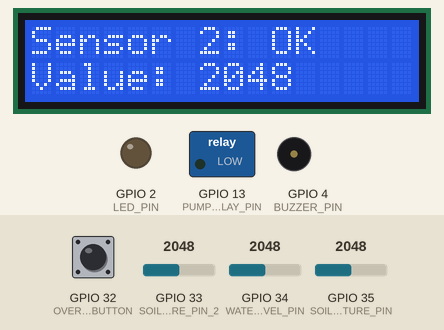
Simulated run of this sketch. Board: ESP32. Parts: 16×2 character LCD, switched loads named in the sketch (green lamp = pin HIGH), output pins drawn as LEDs (lit = HIGH), buzzer (waves = sounding, pin HIGH). The test bench sets the inputs (shaded band); at power-on: GPIO 33 (SOIL_MOISTURE_PIN_2) = 2048, GPIO 34 (WATER_LEVEL_PIN) = 2048, GPIO 32 (OVERRIDE_BUTTON) HIGH, GPIO 35 (SOIL_MOISTURE_PIN) = 2048. What the sketch prints to the serial monitor is not drawn.

Above: at 4.2 s.
4.3 s: GPIO 33 (SOIL_MOISTURE_PIN_2) set to 2540
At 5.9 s:
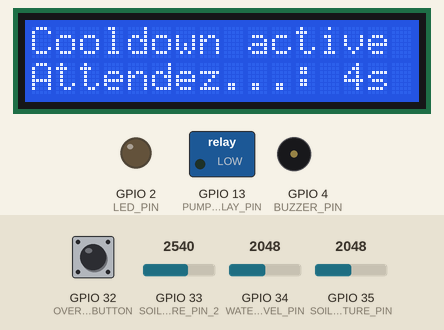
7.3 s: GPIO 34 (WATER_LEVEL_PIN) set to 529
10.3 s: GPIO 34 (WATER_LEVEL_PIN) set to 457
At 11.1 s:
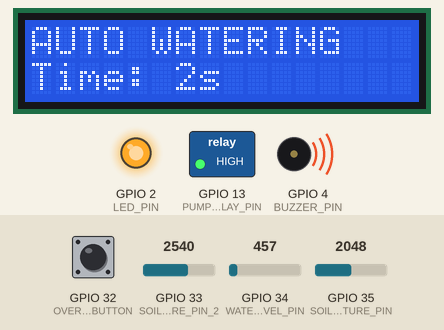
13.3 s: GPIO 32 (OVERRIDE_BUTTON) pulled LOW for 0.6 s
At 14.7 s:
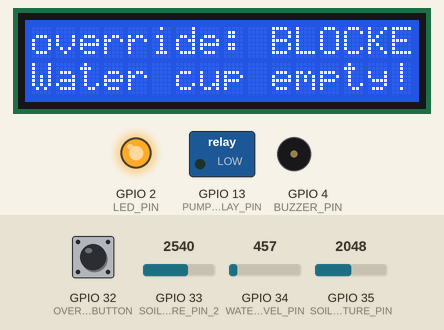
16.9 s: GPIO 34 (WATER_LEVEL_PIN) set to 540
At 18.1 s:
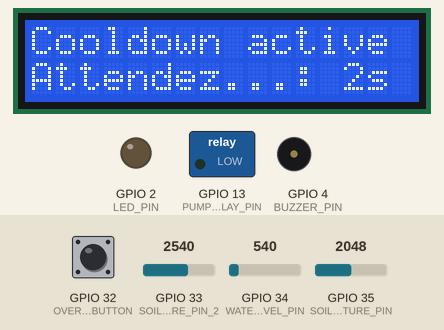
19.9 s: GPIO 33 (SOIL_MOISTURE_PIN_2) set to 2468
At 20.6 s:
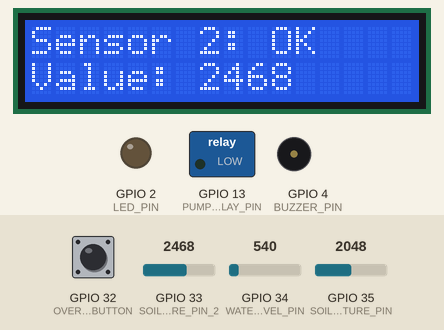
Timing chart, 0 to 22.8 s (numbered marks = the images above; inputs shaded):
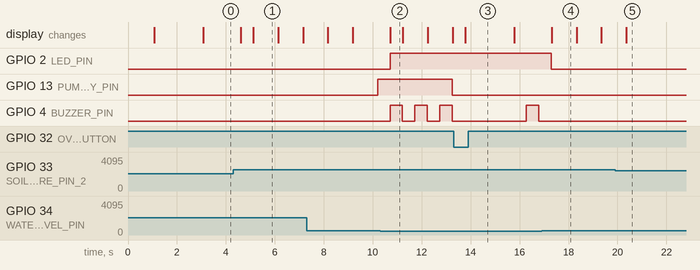

Measured:
- the behaviour switches between 500 and 499 on GPIO 34 (WATER_LEVEL_PIN) (found by bisection; images 1 and 2)
- the behaviour switches between 2501 and 2500 on GPIO 33 (SOIL_MOISTURE_PIN_2) (found by bisection; images 4 and 5)
- after the input at 4.3 s, the display: first changes after 0.30 s (image 1 shows a later state)
- after the input at 10.3 s, GPIO 2 (LED_PIN): LOW → HIGH after 0.41 s; GPIO 4 (BUZZER_PIN): alternates HIGH for 0.51 s and LOW for 0.51 s, starting after 0.41 s
- after the input at 13.3 s, the display: changes after 0.47 s (image 3)
- after the input at 16.9 s, GPIO 2 (LED_PIN): HIGH → LOW after 0.40 s; GPIO 4 (BUZZER_PIN): stops changing and stays LOW; the display: changes after 0.41 s (image 4)
- after the input at 19.9 s, GPIO 13 (PUMP_RELAY_PIN): stays LOW (without the input it goes to HIGH after 0.46 s); the display: changes after 0.47 s (image 5)

The sketch:

plant.ino
```cpp
/*
 * ESP32 Plant Watering System with Servo
 *
 * Connections:
 * Water Level Sensor:
 *   VCC -> ESP32 3V3
 *   GND -> ESP32 GND
 *   Signal -> ESP32 GPIO 34
 *
 * Ultrasonic Sensor (HC-SR04):
 *   VCC -> ESP32 5V
 *   GND -> ESP32 GND
 *   Trig -> ESP32 GPIO 5
 *   Echo -> ESP32 GPIO 18
 *
 * Servo Motor:
 *   VCC -> External 5V power supply
 *   GND -> ESP32 GND + External power supply GND (common ground)
 *   Signal -> ESP32 GPIO 13
 *
 * Soil moisture 1
 * pin 35
 * Soil moisture 1
 * pin 33
 * LCD1602 Module (Parallel):
 *   VSS -> ESP32 GND
 *   VDD -> ESP32 5V (or 3V3)
 *   V0 -> 10K potentiometer (for contrast adjustment)
 *   RS -> ESP32 GPIO 19
 *   RW -> ESP32 GND
 *   E -> ESP32 GPIO 23
 *   D4 -> ESP32 GPIO 25
 *   D5 -> ESP32 GPIO 27
 *   D6 -> ESP32 GPIO 26
 *   D7 -> ESP32 GPIO 15
 *   A (backlight +) -> ESP32 5V
 *   K (backlight -) -> ESP32 GND
 *
 * LED:
 *   GPIO 2 -> 220Ω resistor -> LED (+) -> GND
 * BUzzer
 * GPIO pin 04
 * other leg -> GND
 */

#include <LiquidCrystal.h>


// Pin Definitions
const int WATER_LEVEL_PIN = 34;
const int SOIL_MOISTURE_PIN = 35;
const int SOIL_MOISTURE_PIN_2 = 33;
const int BUZZER_PIN = 4;

const int LED_PIN = 2;
const int OVERRIDE_BUTTON= 32;

const int PUMP_RELAY_PIN      = 13;

// LCD pins: RS, E, D4, D5, D6, D7
LiquidCrystal lcd(19, 23, 25, 27, 26, 14);


// Thresholds
const int LOW_WATER_THRESHOLD = 500;
const int DRY_SOIL_THRESHOLD = 2500;  // Adjust


// Timing variables
unsigned long lastWateringTime = 0;
const unsigned long WATERING_COOLDOWN = 10000;  // 10 seconds for testing
const unsigned long WATERING_DURATION = 3000;    // 3 seconds pour time


unsigned long lastBuzzerBeep = 0;
const unsigned long BUZZER_BEEP_INTERVAL = 2000;  // Beep every 2 seconds
const int BUZZER_BEEP_DURATION = 200;  // 200ms beep
bool buzzerState = false;

unsigned long lastDisplaySwitch = 0;
const unsigned long DISPLAY_SWITCH_INTERVAL = 3000;
bool showingSensor1 = true;
// State variables
int waterLevelValue = 0;
int soilMoistureValue = 0;
int soilMoistureValue2 = 0;  // Second sensor

bool isSoilDry = false;
bool isSoilDry2 = false;
bool isAnySoilDry = false;
bool isWaterLow = false;
bool isWatering = false;
bool isOverrideMode = false;

unsigned long lastButtonPress = 0 ;
const unsigned long  BUTTON_DEBOUNCE = 500 ;
void setup() {
  Serial.begin(115200);
  delay(1000);

  // Pin setup
  pinMode(WATER_LEVEL_PIN, INPUT);
  pinMode(SOIL_MOISTURE_PIN, INPUT);

  pinMode(SOIL_MOISTURE_PIN_2, INPUT);
  pinMode(BUZZER_PIN, OUTPUT);

  digitalWrite(BUZZER_PIN, LOW);

  pinMode(LED_PIN, OUTPUT);
  pinMode(OVERRIDE_BUTTON, INPUT_PULLUP);
  digitalWrite(LED_PIN, LOW);

  pinMode(PUMP_RELAY_PIN, OUTPUT);
digitalWrite(PUMP_RELAY_PIN, LOW);

  // LCD setup
  lcd.begin(16, 2);
  lcd.clear();

  lcd.setCursor(0, 0);
  lcd.print("Plant Watering");
  lcd.setCursor(0, 1);
  //lcd.print("TEST MODE!");

  // Calibration info ONLY FOR TESTING
/*Serial.println("CALIBRATION MODE:");
Serial.println("Monitor soil moisture values for 30 seconds...\n");

// Read soil for calibration
for (int i = 0; i < 30; i++) {
  int reading = analogRead(SOIL_MOISTURE_PIN);
  Serial.print("Soil Reading: ");
  Serial.println(reading);
  delay(1000);
}

Serial.println("\nCalibration complete!");
Serial.println("Adjust DRY_SOIL_THRESHOLD in code if needed.\n");*/
  delay(2000);
  lcd.clear();
}

void loop() {
   // Read sensors
  waterLevelValue = analogRead(WATER_LEVEL_PIN);
  soilMoistureValue = analogRead(SOIL_MOISTURE_PIN);
  soilMoistureValue2 = analogRead(SOIL_MOISTURE_PIN_2);

  // Update sensor states
  isWaterLow = (waterLevelValue < LOW_WATER_THRESHOLD);
  isSoilDry = (soilMoistureValue > DRY_SOIL_THRESHOLD);
  isSoilDry2 = (soilMoistureValue2 > DRY_SOIL_THRESHOLD);
  isAnySoilDry = (isSoilDry || isSoilDry2);

  // Update LED
  digitalWrite(LED_PIN, isWaterLow ? HIGH : LOW);
  handleBuzzer();

  // Check override button
  checkOverrideButton();

  // Main watering logic
  unsigned long currentTime = millis();

  if (!isWatering) {
    // Not currently watering - check if we should start
    if (isAnySoilDry && !isWaterLow) {
      // Automatic mode: check cooldown
      if (currentTime - lastWateringTime > WATERING_COOLDOWN) {
        startWatering(false);  // false = automatic mode
      } else {
        // Still in cooldown
        lcd.setCursor(0, 0);
        lcd.print("Cooldown active ");
        lcd.setCursor(0, 1);
        unsigned long timeLeft = (WATERING_COOLDOWN - (currentTime - lastWateringTime)) / 1000;
        lcd.print("Attendez...: ");
        lcd.print(timeLeft);
        lcd.print("s     ");
      }
    } else {
      // Normal display
      updateDisplay();
    }
  } else {
    // Currently watering - check if time to stop
    if (currentTime - lastWateringTime > WATERING_DURATION) {
      stopWatering();
    } else {
      // Show watering progress
      lcd.setCursor(0, 0);
      lcd.print(isOverrideMode ? "MANUAL WATER   " : "AUTO WATERING  ");
      lcd.setCursor(0, 1);
      unsigned long timeLeft = (WATERING_DURATION - (currentTime - lastWateringTime)) / 1000;
      lcd.print("Time: ");
      lcd.print(timeLeft);
      lcd.print("s       ");
    }
  }

  // Serial output
  printStatus();

  delay(500);
}

//BUZZer
void handleBuzzer() {
  static unsigned long lastChange = 0;
  static uint8_t state = 0;   // 0–5 states in the pattern
  const unsigned long shortBeep = 80;   // ms buzzer ON
  const unsigned long shortGap  = 80;   // ms between beeps
  const unsigned long longPause = 1000; // ms after 3rd beep

  if (!isWaterLow) {
    digitalWrite(BUZZER_PIN, LOW);
    state = 0;
    lastChange = millis();
    return;
  }

  unsigned long now = millis();

  switch (state) {
    case 0: // Beep 1 ON
      digitalWrite(BUZZER_PIN, HIGH);
      if (now - lastChange >= shortBeep) { lastChange = now; state = 1; }
      break;

    case 1: // Gap 1
      digitalWrite(BUZZER_PIN, LOW);
      if (now - lastChange >= shortGap) { lastChange = now; state = 2; }
      break;

    case 2: // Beep 2 ON
      digitalWrite(BUZZER_PIN, HIGH);
      if (now - lastChange >= shortBeep) { lastChange = now; state = 3; }
      break;

    case 3: // Gap 2
      digitalWrite(BUZZER_PIN, LOW);
      if (now - lastChange >= shortGap) { lastChange = now; state = 4; }
      break;

    case 4: // Beep 3 ON
      digitalWrite(BUZZER_PIN, HIGH);
      if (now - lastChange >= shortBeep) { lastChange = now; state = 5; }
      break;

    case 5: // Long pause
      digitalWrite(BUZZER_PIN, LOW);
      if (now - lastChange >= longPause) { lastChange = now; state = 0; }
      break;
  }
}


void checkOverrideButton() {
  // Read button (LOW = pressed because of pull-up resistor)
  bool buttonPressed = (digitalRead(OVERRIDE_BUTTON) == LOW);

  if (buttonPressed) {
    unsigned long currentTime = millis();

    // Debounce: only trigger if enough time has passed since last press
    if (currentTime - lastButtonPress > BUTTON_DEBOUNCE) {
      lastButtonPress = currentTime;

      // Don't trigger if already watering
      if (!isWatering) {
        overrideWaterTrigger();
      } else {
        Serial.println(">>> Button pressed but already watering! <<<");
      }
    }
  }
}


void overrideWaterTrigger() {

  Serial.println("  OVERRIDE BUTTON PRESSED!        ");


  // Check if water is available
  if (isWaterLow) {
    Serial.println(">>> ERROR: Cannot water - reservoir is LOW! <<<");
    Serial.println(">>> Please refill water cup first! <<<\n");

    lcd.clear();
    lcd.setCursor(0, 0);
    lcd.print("override: BLOCKED");
    lcd.setCursor(0, 1);
    lcd.print("Water cup empty!");
    delay(2000);
    return;
  }

  // Water is available - proceed with override watering!
  Serial.println(">>> override OVERRIDE ACTIVATED <<<");
  Serial.println(">>> Bypassing soil sensor and cooldown timer <<<");
  Serial.println(">>> Watering NOW! <<<\n");

  isOverrideMode = true;
  startWatering(true);  // true = override mode
}

void startWatering(bool overrideTrigger) {
  isWatering = true;
  isOverrideMode = overrideTrigger;
  lastWateringTime = millis();

  Serial.println("\n>>> WATERING PLANT <<<");

  // Tip the cup down to pour water
  //wateringServo.write(SERVO_DOWN_POSITION);
  // Slowly tilt cup from 0 to 90
  digitalWrite(PUMP_RELAY_PIN, HIGH);
}

void stopWatering() {
  isWatering = false;

  // Return cup to upright position
  //wateringServo.write(SERVO_UP_POSITION);
   // Slowly return cup from 90 to 0
  digitalWrite(PUMP_RELAY_PIN, LOW);


  Serial.println(">>> WATERING COMPLETE <<<");
  Serial.println(">>> Pump Stopped <<<\n");

  lcd.clear();
}

void updateDisplay() {
  unsigned long currentTime = millis();

  // Switch which sensor to display every 3 seconds
  if (currentTime - lastDisplaySwitch >= DISPLAY_SWITCH_INTERVAL) {
    showingSensor1 = !showingSensor1;
    lastDisplaySwitch = currentTime;
  }
  lcd.setCursor(0, 0);

  if (isWaterLow) {
    lcd.print("REFILL WATER!   ");
    lcd.setCursor(0, 1);
    lcd.print("Tank is low     ");

  }  else if (isAnySoilDry) {
    lcd.print("Soil DRY!       ");
    lcd.setCursor(0, 1);
    if (isSoilDry && isSoilDry2) {
      lcd.print("BOTH sensors dry");
    } else if (isSoilDry) {
      lcd.print("Sensor 1 dry    ");
    } else {
      lcd.print("Sensor 2 dry    ");
    }
    } else {
    // Both sensors OK
    if (showingSensor1) {
      lcd.print("Sensor 1: OK    ");
      lcd.setCursor(0, 1);
      lcd.print("Value: ");
      lcd.print(soilMoistureValue);
      lcd.print("    ");
    } else {
      lcd.print("Sensor 2: OK    ");
      lcd.setCursor(0, 1);
      lcd.print("Value: ");
      lcd.print(soilMoistureValue2);
      lcd.print("    ");
    }
  }
}


void printStatus() {
  Serial.print("Water Level: ");
  Serial.print(waterLevelValue);
  Serial.print(" / 4095");

 Serial.print("\t|\tSoil Moisture: ");
 Serial.print(soilMoistureValue);
 Serial.print(" / 4095 ");
 Serial.print(isSoilDry ? "[DRY!]" : "[OK]");

  Serial.print("\t|\tSoil 2: ");
  Serial.print(soilMoistureValue2);
  Serial.print(isSoilDry2 ? " [DRY!]" : " [OK]");

  Serial.print("\t|\tReservoir: ");
  Serial.println(isWaterLow ? "LOW" : "OK");

  Serial.print("\t|\tBuzzer: ");
  Serial.println(buzzerState ? "BEEPING" : "Silent");
}
```
